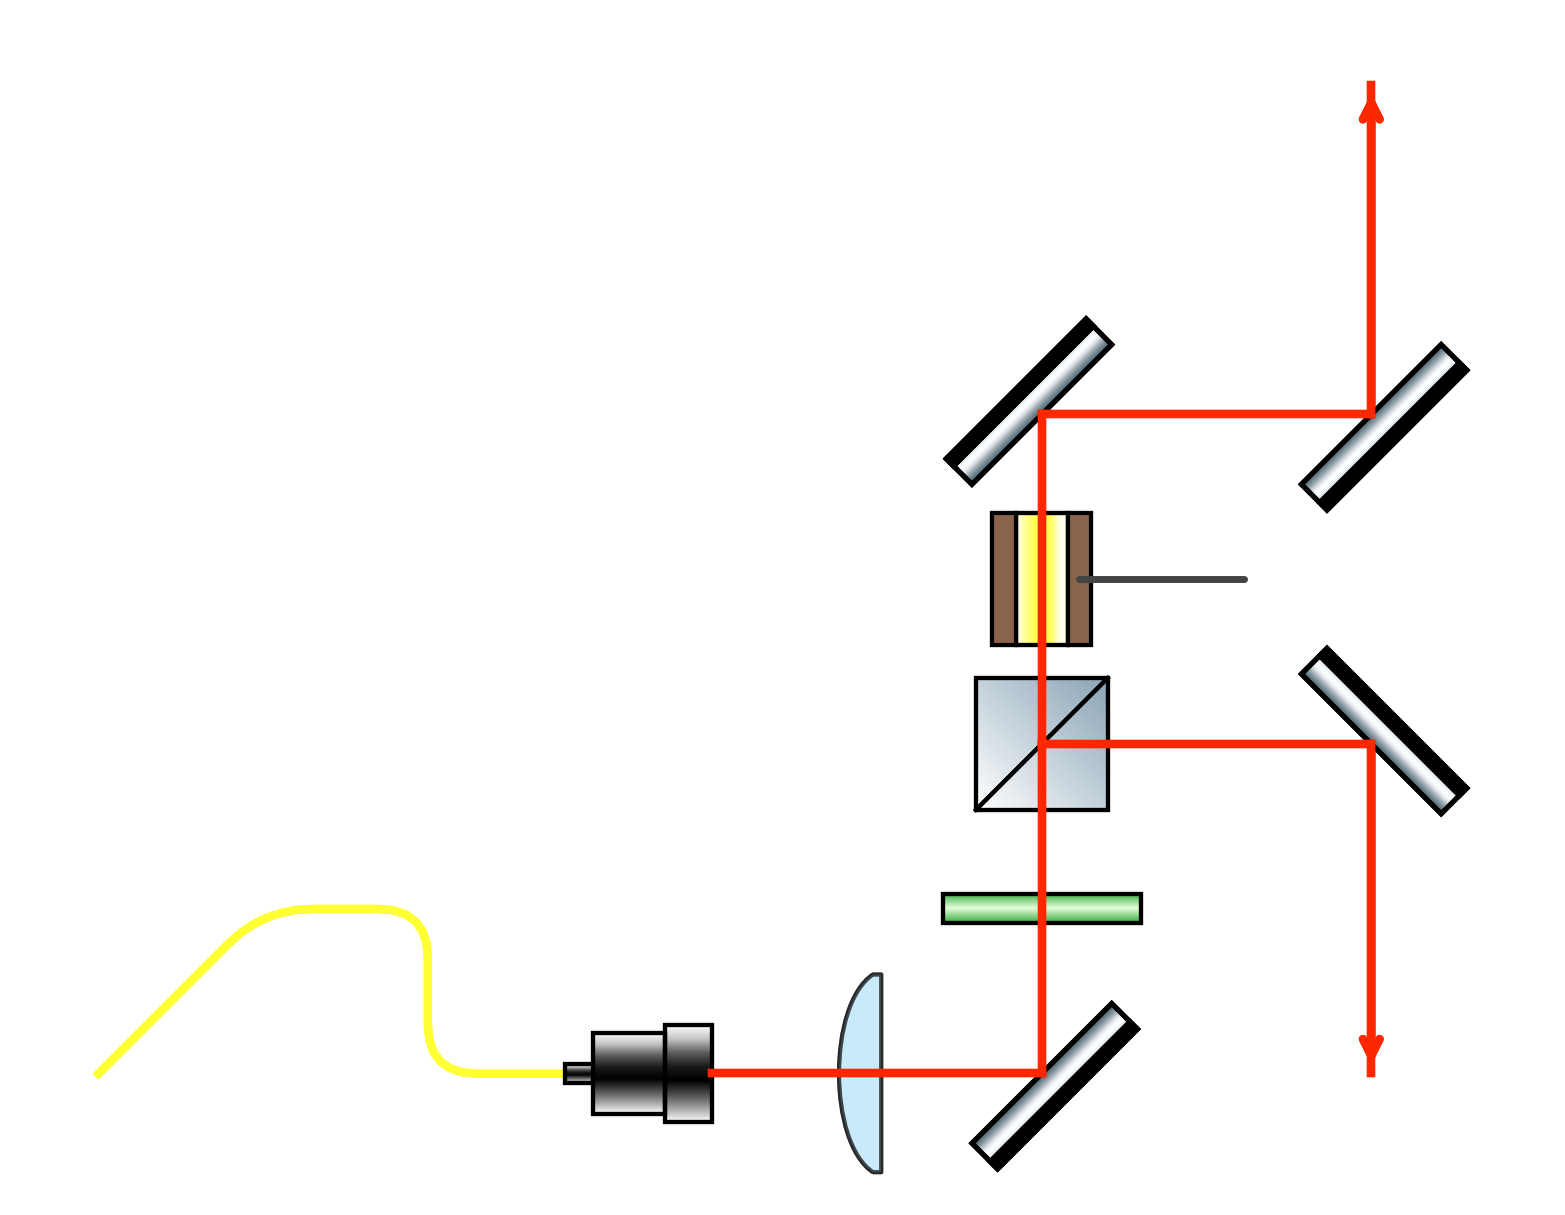

Here is the Python script that generated this plot:
from __future__ import annotations

import os

from optics_diagram import Board, Beam, Wire, Fiber
from optics_diagram.components import (
    FlatMirror,
    ConvexLens,
    ConcaveLens,
    PlanoConvexLens,
    DichroicMirror,
    NPBS,
    QWP,
    HWP,
    EOM,
    FiberCollimator,
)
import matplotlib.pyplot as plt


def build_scene() -> Board:
    board = Board(size=(10.0, 5.0))
    unit_length = 2
    beam = Beam(wavelength_nm=635)
    p1 = beam.move_to(0.0, 0.0)
    p2 = beam.line_to(unit_length, 0.0)
    p3 = beam.line_to(unit_length, unit_length)
    p4 = beam.line_to(unit_length, 2 * unit_length)
    p5 = beam.line_to(2 * unit_length, 2 * unit_length)
    p6 = beam.line_to(2 * unit_length, 3 * unit_length)

    # # Branch from p3
    branch = beam.divide(p3)
    p7 = branch.line_to(2 * unit_length, unit_length)
    p8 = branch.line_to(2 * unit_length, 0.0)
    board.add_beam(beam)

    # Components
    board.add(c1 := FiberCollimator(angle_deg=180.0).to_beam_point(p1))
    board.add(m1 := FlatMirror(angle_deg=-45.0).to_beam_point(p2))
    board.add(d1 := NPBS(angle_deg=90.0).to_beam_point(p3))
    board.add(m2 := FlatMirror(angle_deg=135.0).to_beam_point(p4))
    board.add(m3 := FlatMirror(angle_deg=-45.0).to_beam_point(p5))
    board.add(m4 := FlatMirror(angle_deg=45.0).to_beam_point(p7))
    board.add(l1 := PlanoConvexLens(angle_deg=180.0).to_beam_point(p1.divide(p2, 1, 1)))
    board.add(l2 := QWP(angle_deg=-90.0).to_beam_point(p2.divide(p3, 1, 1)))
    board.add(eom := EOM(angle_deg=-90.0).to_beam_point(p3.divide(p4, 1, 1)))
    top_contact = eom.rf_contact_top()
    wire = Wire(start=top_contact, end=(top_contact[0] + 1, top_contact[1]))
    board.add(wire)

    c1_fiber_contact = c1.fiber_contact_point()
    f = Fiber(
        start=c1_fiber_contact, end=(c1_fiber_contact[0] - 3, c1_fiber_contact[1])
    )
    f.add_pin(c1_fiber_contact[0] - 1, c1_fiber_contact[1]).add_pin(
        c1_fiber_contact[0] - 1, c1_fiber_contact[1] + 1
    ).add_pin(c1_fiber_contact[0] - 2, c1_fiber_contact[1] + 1)
    board.add(f)

    return board


if __name__ == "__main__":
    board = build_scene()
    fig, ax = board.draw()
    plt.show()
    out_path = os.path.join(os.path.dirname(__file__), "mirror_and_lenses.png")
    board.save(out_path)
    print(f"Saved demo to {out_path}")
